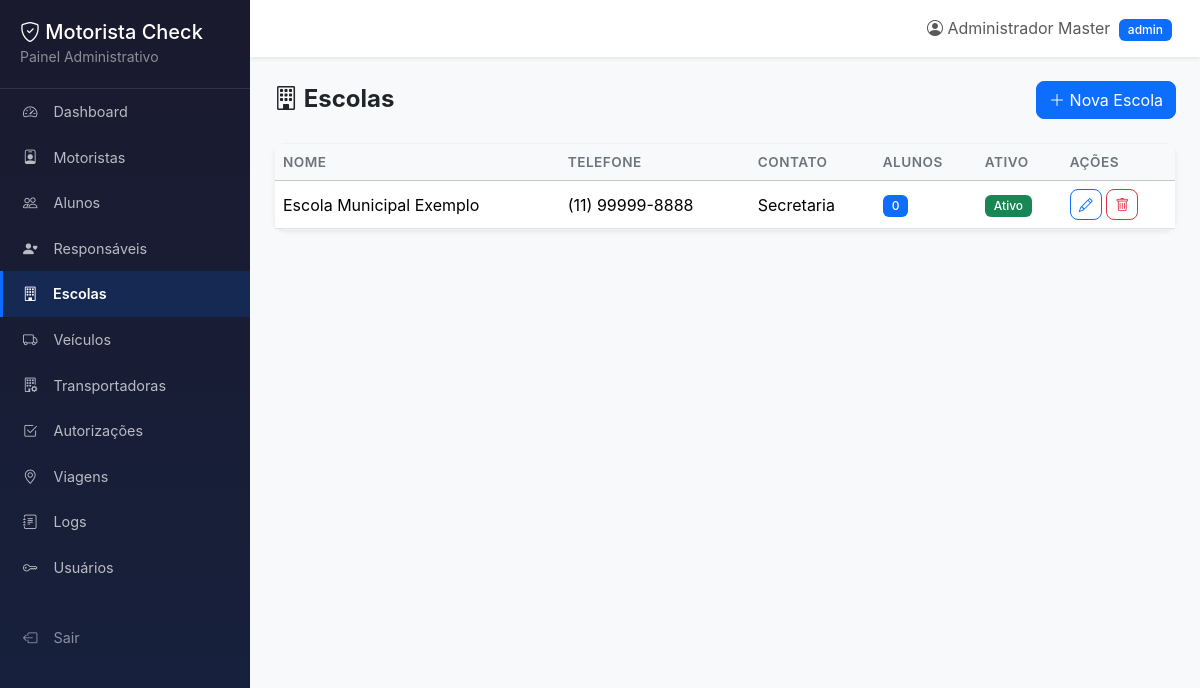
The app's page /public/admin/escolas.php (signed in) with its own data.
### tables this page shows
CREATE TABLE escolas (
    id          INT AUTO_INCREMENT PRIMARY KEY,
    nome        VARCHAR(200) NOT NULL,
    endereco    TEXT         NULL,
    telefone    VARCHAR(20)  NULL,
    contato     VARCHAR(150) NULL,
    ativo       TINYINT(1) DEFAULT 1,
    created_at  TIMESTAMP DEFAULT CURRENT_TIMESTAMP,
    updated_at  TIMESTAMP DEFAULT CURRENT_TIMESTAMP ON UPDATE CURRENT_TIMESTAMP
);

### src/models/Escola.php (called while the page is built, shortened)
<?php
class Escola
{
    public static function findAllWithCount(): array
    {
        $pdo = Database::getInstance();
        $stmt = $pdo->query("
            SELECT e.*, (SELECT COUNT(*) FROM alunos a WHERE a.escola_id = e.id AND a.ativo = 1) as total_alunos
            FROM escolas e
            ORDER BY e.nome
        ");
        return $stmt->fetchAll();
    }
}

### src/helpers/Security.php (called while the page is built, shortened)
<?php
class Security
{
    public static function h(mixed $value): string
    {
        return htmlspecialchars((string)$value, ENT_QUOTES | ENT_HTML5, 'UTF-8', false);
    }
}

### public/admin/escolas.php (the view, shortened to what this page needs)
<?php
$escolas = Escola::findAllWithCount();
$conteudo = '
<div class="d-flex justify-content-between align-items-center mb-4">
    <h4 class="fw-bold mb-0"><i class="bi bi-building"></i> Escolas</h4>
    <button class="btn btn-primary" data-bs-toggle="modal" data-bs-target="#modalEscola"><i class="bi bi-plus-lg"></i> Nova Escola</button>
</div>
<div class="card shadow-sm">
    <div class="card-body p-0">
        <div class="table-responsive">
            <table class="table table-hover mb-0 datatable">
                <thead class="table-light">
                    <tr><th>Nome</th><th>Telefone</th><th>Contato</th><th>Alunos</th><th>Ativo</th><th>Ações</th></tr>
                </thead>
                <tbody>';
foreach ($escolas as $e) {
    $conteudo .= '<tr>
        <td>' . Security::h($e['nome']) . '</td>
        <td>' . Security::h($e['telefone'] ?? '-') . '</td>
        <td>' . Security::h($e['contato'] ?? '-') . '</td>
        <td><span class="badge bg-primary">' . $e['total_alunos'] . '</span></td>
        <td>' . ($e['ativo'] ? '<span class="badge bg-success">Ativo</span>' : '<span class="badge bg-secondary">Inativo</span>') . '</td>
        <td>
            <button class="btn btn-sm btn-outline-primary" onclick="editarEscola(' . json_encode($e) . ')"><i class="bi bi-pencil"></i></button>
            <form method="POST" style="display:inline" onsubmit="return confirm(\'Excluir?\')">
                <input type="hidden" name="action" value="delete"><input type="hidden" name="id" value="' . $e['id'] . '">
                <button class="btn btn-sm btn-outline-danger"><i class="bi bi-trash"></i></button>
            </form>
        </td>
    </tr>';
}
$conteudo .= '
                </tbody>
            </table>
        </div>
    </div>
</div>
';
require_once __DIR__ . '/../../views/layouts/admin.php';

### public/assets/css/admin.css (style rules this page uses)
body { overflow-x: hidden; }
.card { border-radius: 0.75rem; border: 1px solid rgba(0, 0, 0, 0.05); }

### public/assets/css/style.css (style rules this page uses)
:root { --primary: #0d6efd; --primary-dark: #0b5ed7; --success: #198754; --warning: #ffc107; --danger: #dc3545; --info: #0dcaf0; }
body { font-family: -apple-system, BlinkMacSystemFont, "Segoe UI", Roboto, "Helvetica Neue", Arial, sans-serif; background-color: #f8f9fa; }
.card { transition: transform 0.2s ease, box-shadow 0.2s ease; }
.badge { font-weight: 500; padding: 0.4em 0.75em; }
.btn { border-radius: 0.5rem; }
.card { animation: fadeIn 0.3s ease; }
.table th { font-weight: 600; font-size: 0.85rem; text-transform: uppercase; letter-spacing: 0.5px; color: #6c757d; }
.table td { vertical-align: middle; }

### records on screen
escolas: nome "Escola Municipal Exemplo", telefone "(11) 99999-8888", contato "Secretaria", total_alunos "0", ativo "Ativo"
